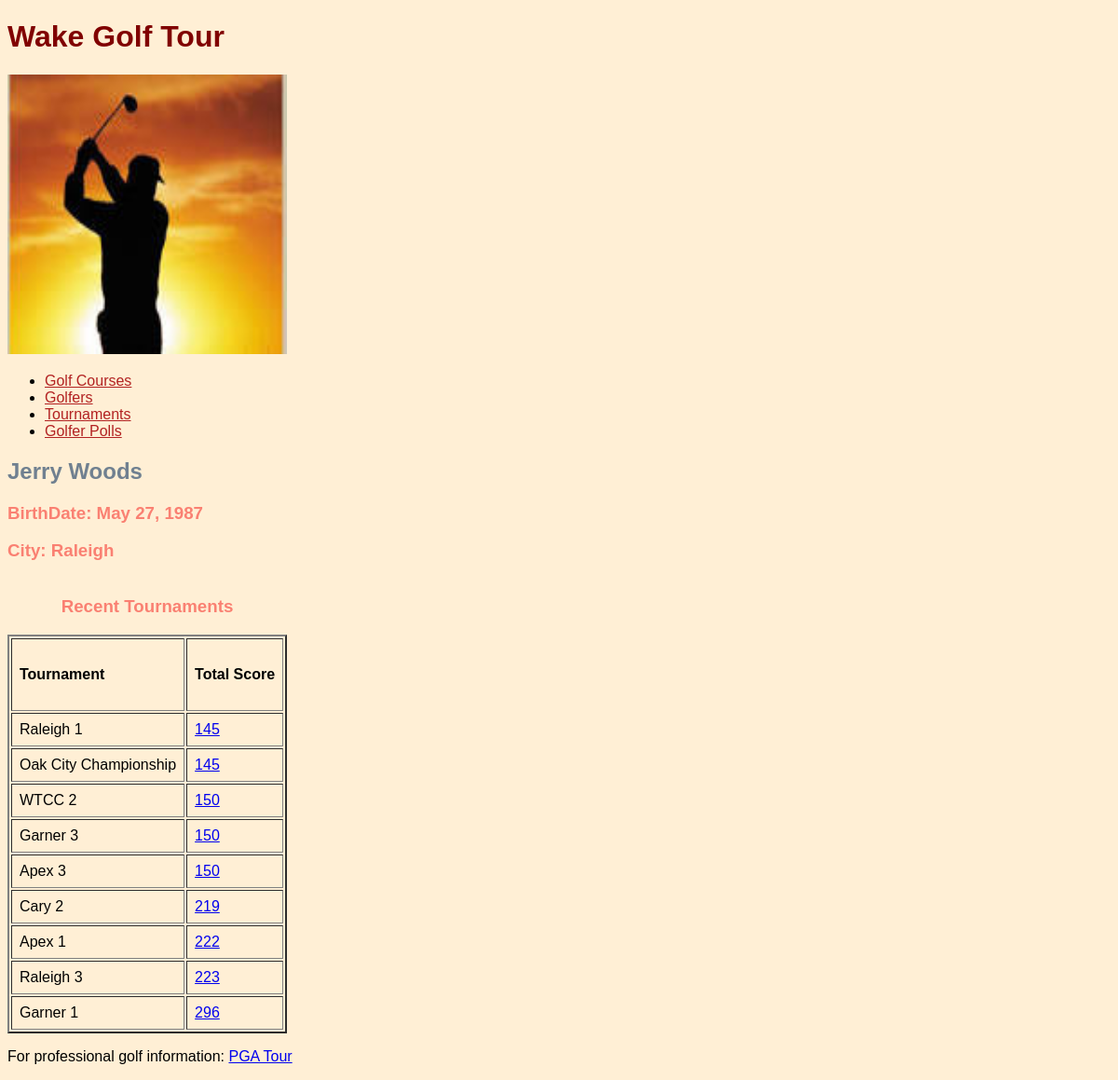
The page /golfer/1/ on the database its author committed.
### golfer/models.py (models this page shows, shortened)
class Golfer(models.Model):
    golfer_id = models.AutoField(primary_key=True)
    golfer_name = models.TextField()
    golfer_birthdate = models.DateField()
    golfer_city = models.TextField(default='unknown', blank=True)
    class Meta:
        managed = True
        db_table = 'Golfer'

### tournament/models.py (models this page shows, shortened)
class Tournament(models.Model):
    tourn_id = models.AutoField(primary_key=True)
    tourn_name = models.TextField()
    tourn_course = models.ForeignKey(GolfCourse, models.DO_NOTHING)
    tourn_start_date = models.DateField()
    tourn_num_rounds = models.IntegerField()
    tourn_num_golfers = models.IntegerField()
    class Meta:
        managed = False
        db_table = 'Tournament'

### golfer/views.py (the view)
# urls.py: path('<int:pk>/', views.GolferDetailView.as_view(), name='golfer_detail'),
class GolferDetailView(generic.DetailView):
    model = Golfer
    template_name = 'golfer/golfer_detail.html'
    def get_context_data(self, **kwargs):
        context = super(GolferDetailView, self).get_context_data(**kwargs)
        golfer = self.get_object()
        context['golfer'] = golfer
        context['scores'] = GolferRoundScores.getTournScoresByGolfer(golfer.golfer_id)
        return context

### golfer/models.py (called while the page is built)
    def getGolferName(self):
        return self.tg_golfer.golfer_name

    def getTournName(self):
        return self.tg_tourn.tourn_name

### golfer/templates/golfer/golfer_detail.html (shortened to what this page needs)
{% extends parent_template|default:"golfer/base_golfer.html" %}
{% block content %}
  <h2>{{ golfer.golfer_name }}</h2>
  <h3> BirthDate: {{ golfer.golfer_birthdate }}</h3>
  <h3> City: {{ golfer.golfer_city }}</h3>
  <dl>
    <table class="Recent Tournaments" border="2" cellpadding="8">
      <caption><h3>Recent Tournaments</h3></caption>
      <tr>
        <td><h4>Tournament</h4></td>
        <td><h4>Total Score</h4></td>
      </tr>
      {% for score in scores %}
        <tr>
          <td>{{ score.tournament_name }}</td>
          <td>
            <a href="/golfer/{{ score.tourn_golfer_id }}/round_scores">
               {{ score.total_score }} </a>
          </td>
        </tr>
      {% endfor %}
    </table>
  </dl>
{% endblock %}

### golfer/static/golfer/styles.css (style rules this page uses)
body { background-color: papayawhip; font-family: Verdana, Geneva, sans-serif }
h2 { color: slategrey; font-family: Tahoma, Geneva, sans-serif margin-left: 20px; }
h3 { color: salmon; font-family: Verdana, Geneva, sans-serif }

### rows shown on the page
Golfer: golfer_name "Jerry Woods", golfer_birthdate "May 27, 1987", golfer_city "Raleigh"
Tournament: tournament_name "Raleigh 1"
Tournament: tournament_name "Oak City Championship"
Tournament: tournament_name "WTCC 2"
Tournament: tournament_name "Garner 3"
Tournament: tournament_name "Apex 3"
Tournament: tournament_name "Cary 2"
Tournament: tournament_name "Apex 1"
Tournament: tournament_name "Raleigh 3"
Tournament: tournament_name "Garner 1"

### other values the page prints
{{ score.total_score }} "145" "145" "150" "150" "150" "219" "222" "223" "296"
